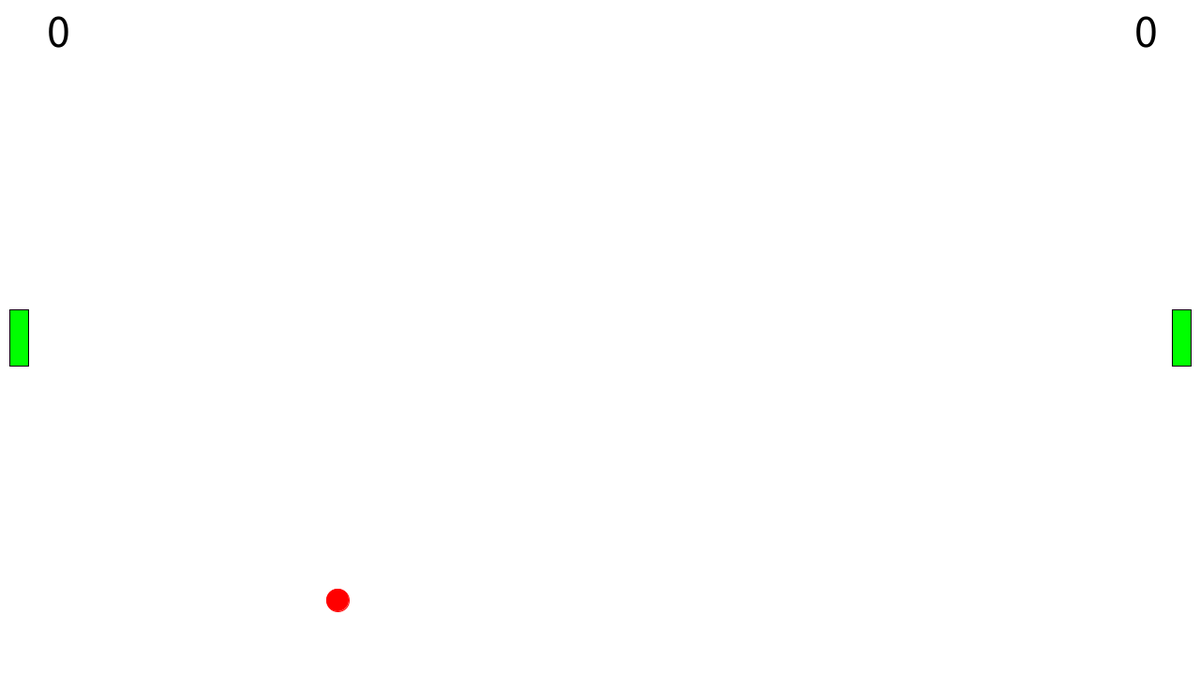
Frame 1 (no input)
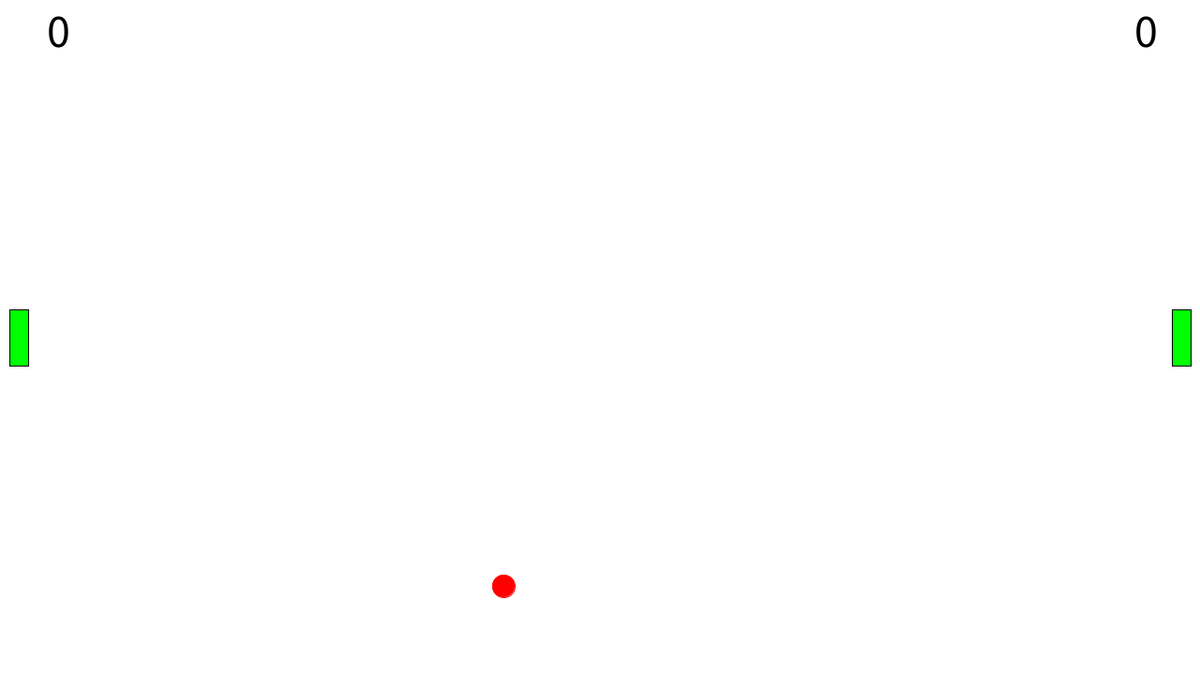
Frame 60 (the mouse pressed at the canvas centre just before this capture)
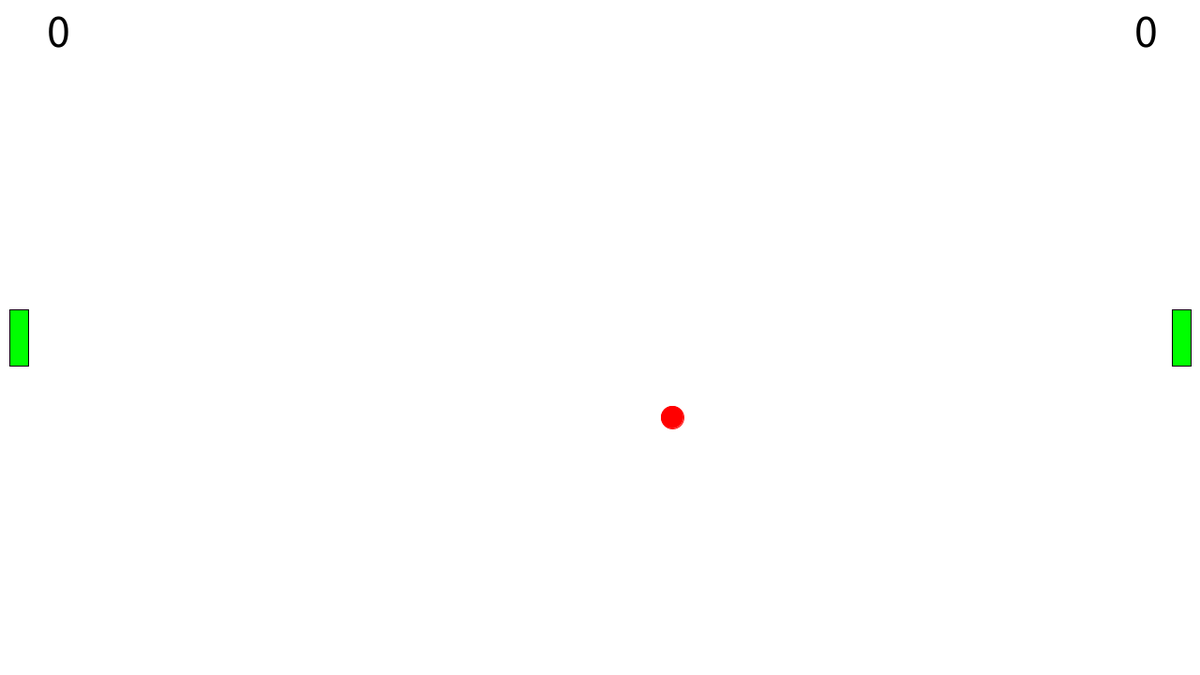
Frame 120 (the mouse held since frame 60 and released just before this capture)

The Processing sketch that drew these frames (run headless with seeded random() and noise(); from frame 60 on, the mouse is pressed at the canvas centre):

// Processing sketch: Pong_sem_menu
// ── Pong_sem_menu.pde
Bolinha b;
Pad p1;
Pad p2;
void setup() {
  size(1280, 720);
 b = new Bolinha(3, 3);
 p1 = new Pad(height/2, 20, 20);
 p2 = new Pad(height/2, width - 20, 20);
}

void draw() {
  background(255);//ok
  b.display(255,0, 0, 255, 0, 0, 24);//ok
  b.move(1);//ok
  b.colisaoParede();//ok
  b.colisaopad1(p1.y, p1.x);
  b.colisaopad2(p2.y, p2.x);
  p1.move1(4);//ok
  p2.move2(4);//ok
  p1.display(0, 255, 0);//ok
  p2.display(0, 255, 0);//ok
  b.pont1();
  b.pont2();
  textSize(50);
  fill(0);
  text(round(b.p1), 50, 50, 100);
  text(round(b.p2), width-70, 50, 100);
  textSize(100);
  b.fim(1);
}
/* menu,inserir nome dos players,guardar resultados,recorde de tempo(temporizador)
,resultado de capote, marcar vitórias por capote





*/
// ── Bolinha.pde

class Bolinha {
  Pad Pad1 = new Pad(height/2, 10, 30);
  Pad Pad2 = new Pad(height/2, width - 30, 30);
  float P1x;
  float P1y;
  float P2x;
  float P2y;
  float x;
  float y;
  float v;
  float v2;
  float p1;
  float p2;
  float P1w;
  float P2w;
  float D2;
  float D1;
  Bolinha(float tempv, float tempv2) {
    x = height/2;
    y = width/2;
    v = tempv;
    v2 = tempv2;
    P1w = Pad1.w;
    P2w = Pad2.w;  
    p1 = 0;
    p2 = 0;
  }

  void display(float r, float g, float b, float R, float G, float B, float dia) {
    stroke(r, g, b);
    fill(R, G, B);
    ellipse(x, y, dia, dia);
  }
  void move (float k) { //movimentação da bolinha
    x = x+v*k;
    y = y+v2*k;
  }
  void colisaoParede() { // Inversão de direção
    if (y >= height || y <= 0) {
      v2=-v2;
    }
  }
  void colisaopad2(float px, float py) {
    P2x = py;
    P2y = px;
    D2 = dist(x, y, P2x, P2y);
    if (D2 <= P2w) {
      v = -v *1.1;
    }
  }
  void colisaopad1(float px, float py) {
    P1x = py;
    P1y = px;
    D1 = dist(x, y, P1x, P1y);
    if (D1 <= P1w) {
      v = -v*1.1;
    }
  }
  void pont2() {
    if (x >=width) {
      x = width/2;
      y = height/2;
      v =3;
      v2=3;
      move(-1);
      p1++;
    }
  }
  void pont1() {
    if (x <= 0) {
      x = width/2;
      y = height/2;
      v=3;
      v2=3;
      move(-1);
      p2++;
    }
  }
  void fim(float Win) {
    if (p1 >= Win) {
      textMode(CENTER);
      text("Jogador 1 Ganhou!!!!", 150, height/2, 100);
      v =0;
      v2 = 0;
    }
    if (p2 >= Win) {
      textMode(CENTER);
      text("Jogador 2 Ganhou!!!!", 150, height/2, 100);
      v =0;
      v2 = 0;
    }
  }
}
// ── Pad.pde
//up key equals 38  and down key equals 40
class Pad {
  float x;
  float y;
  float w;
  Pad(float tempY, float tempX, float tempW) {
    y = tempY;
    x = tempX;
    w = tempW;
  }

  void display(float R, float G, float B) {
    stroke(0);
    fill(R, G, B);
    rectMode(CENTER);
    rect(x, y, w, 60);
  }
  void move2(float v) {
    if (mousePressed && mouseButton == LEFT && y <= height -30) { 
      y = y + v;
    }  
    if (mousePressed && mouseButton == RIGHT && y >= 30) { 
      y = y - v;
    }
  }

  void move1(float v) {
    if (keyPressed && key == 's' && y <= height -30) { 
      y = y + v;
    }  
    if (keyPressed && key == 'w' && y >= 30) { 
      y = y - v;
    }
  }
}
